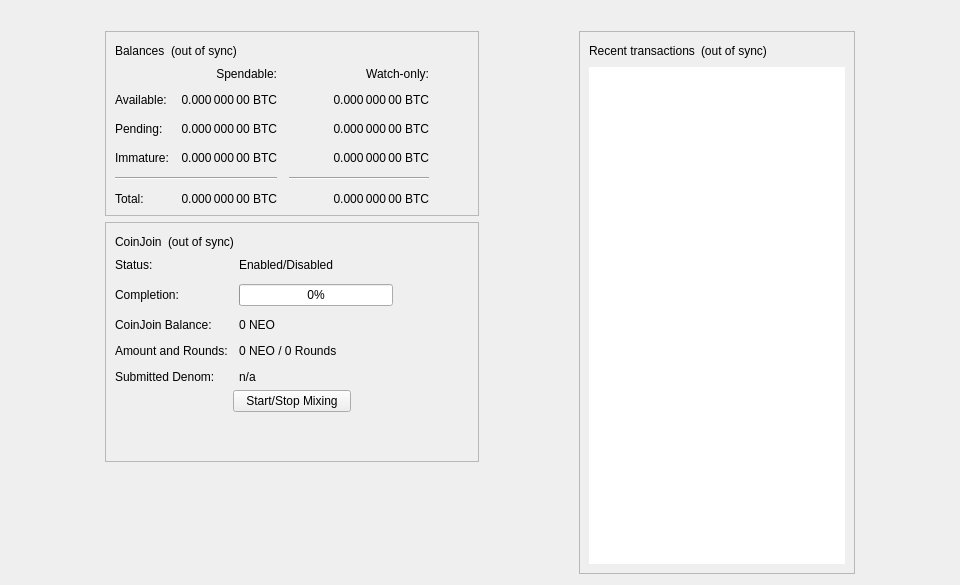
<?xml version="1.0" encoding="UTF-8"?>
<ui version="4.0">
 <class>OverviewPage</class>
 <widget class="QWidget" name="OverviewPage">
  <property name="geometry">
   <rect>
    <x>0</x>
    <y>0</y>
    <width>960</width>
    <height>585</height>
   </rect>
  </property>
  <property name="minimumSize">
   <size>
    <width>960</width>
    <height>0</height>
   </size>
  </property>
  <property name="windowTitle">
   <string>Form</string>
  </property>
  <layout class="QVBoxLayout" name="topLayout">
   <item>
    <widget class="QLabel" name="labelAlerts">
     <property name="visible">
      <bool>false</bool>
     </property>
     <property name="wordWrap">
      <bool>true</bool>
     </property>
     <property name="margin">
      <number>3</number>
     </property>
     <property name="textInteractionFlags">
      <set>Qt::TextSelectableByMouse</set>
     </property>
    </widget>
   </item>
   <item>
    <layout class="QHBoxLayout" name="horizontalLayout" stretch="1,0,1,0,1">
     <item>
      <spacer name="horizontalSpacerLeft">
       <property name="orientation">
        <enum>Qt::Horizontal</enum>
       </property>
       <property name="sizeType">
        <enum>QSizePolicy::Preferred</enum>
       </property>
       <property name="sizeHint" stdset="0">
        <size>
         <width>10</width>
         <height>20</height>
        </size>
       </property>
      </spacer>
     </item>
     <item>
      <layout class="QVBoxLayout" name="verticalLayout_2">
       <item>
        <widget class="QFrame" name="frame">
         <property name="frameShape">
          <enum>QFrame::StyledPanel</enum>
         </property>
         <property name="frameShadow">
          <enum>QFrame::Raised</enum>
         </property>
         <layout class="QVBoxLayout" name="verticalLayout_4">
          <item>
           <layout class="QHBoxLayout" name="horizontalLayout_4">
            <item>
             <widget class="QLabel" name="label_5">
              <property name="text">
               <string>Balances</string>
              </property>
             </widget>
            </item>
            <item>
             <widget class="QLabel" name="labelWalletStatus">
              <property name="toolTip">
               <string>The displayed information may be out of date. Your wallet automatically synchronizes with the NeonX network after a connection is established, but this process has not completed yet.</string>
              </property>
              <property name="text">
               <string notr="true">(out of sync)</string>
              </property>
              <property name="alignment">
               <set>Qt::AlignLeading|Qt::AlignLeft|Qt::AlignVCenter</set>
              </property>
             </widget>
            </item>
            <item>
             <spacer name="horizontalSpacer_3">
              <property name="orientation">
               <enum>Qt::Horizontal</enum>
              </property>
              <property name="sizeHint" stdset="0">
               <size>
                <width>40</width>
                <height>20</height>
               </size>
              </property>
             </spacer>
            </item>
           </layout>
          </item>
          <item>
           <layout class="QGridLayout" name="gridLayout">
            <property name="spacing">
             <number>12</number>
            </property>
            <item row="2" column="2">
             <widget class="QLabel" name="labelWatchPending">
              <property name="cursor">
               <cursorShape>IBeamCursor</cursorShape>
              </property>
              <property name="toolTip">
               <string>Unconfirmed transactions to watch-only addresses</string>
              </property>
              <property name="text">
               <string notr="true">0.000 000 00 BTC</string>
              </property>
              <property name="alignment">
               <set>Qt::AlignRight|Qt::AlignTrailing|Qt::AlignVCenter</set>
              </property>
              <property name="textInteractionFlags">
               <set>Qt::LinksAccessibleByMouse|Qt::TextSelectableByKeyboard|Qt::TextSelectableByMouse</set>
              </property>
             </widget>
            </item>
            <item row="2" column="1">
             <widget class="QLabel" name="labelUnconfirmed">
              <property name="cursor">
               <cursorShape>IBeamCursor</cursorShape>
              </property>
              <property name="toolTip">
               <string>Total of transactions that have yet to be confirmed, and do not yet count toward the spendable balance</string>
              </property>
              <property name="text">
               <string notr="true">0.000 000 00 BTC</string>
              </property>
              <property name="alignment">
               <set>Qt::AlignRight|Qt::AlignTrailing|Qt::AlignVCenter</set>
              </property>
              <property name="textInteractionFlags">
               <set>Qt::LinksAccessibleByMouse|Qt::TextSelectableByKeyboard|Qt::TextSelectableByMouse</set>
              </property>
             </widget>
            </item>
            <item row="3" column="2">
             <widget class="QLabel" name="labelWatchImmature">
              <property name="cursor">
               <cursorShape>IBeamCursor</cursorShape>
              </property>
              <property name="toolTip">
               <string>Mined balance in watch-only addresses that has not yet matured</string>
              </property>
              <property name="text">
               <string notr="true">0.000 000 00 BTC</string>
              </property>
              <property name="alignment">
               <set>Qt::AlignRight|Qt::AlignTrailing|Qt::AlignVCenter</set>
              </property>
              <property name="textInteractionFlags">
               <set>Qt::LinksAccessibleByMouse|Qt::TextSelectableByKeyboard|Qt::TextSelectableByMouse</set>
              </property>
             </widget>
            </item>
            <item row="4" column="0" colspan="2">
             <widget class="Line" name="lineSpendableBalance">
              <property name="orientation">
               <enum>Qt::Horizontal</enum>
              </property>
             </widget>
            </item>
            <item row="4" column="2">
             <widget class="Line" name="lineWatchBalance">
              <property name="sizePolicy">
               <sizepolicy hsizetype="Preferred" vsizetype="Fixed">
                <horstretch>0</horstretch>
                <verstretch>0</verstretch>
               </sizepolicy>
              </property>
              <property name="minimumSize">
               <size>
                <width>140</width>
                <height>0</height>
               </size>
              </property>
              <property name="orientation">
               <enum>Qt::Horizontal</enum>
              </property>
             </widget>
            </item>
            <item row="5" column="0">
             <widget class="QLabel" name="labelTotalText">
              <property name="text">
               <string>Total:</string>
              </property>
             </widget>
            </item>
            <item row="3" column="1">
             <widget class="QLabel" name="labelImmature">
              <property name="cursor">
               <cursorShape>IBeamCursor</cursorShape>
              </property>
              <property name="toolTip">
               <string>Mined balance that has not yet matured</string>
              </property>
              <property name="text">
               <string notr="true">0.000 000 00 BTC</string>
              </property>
              <property name="alignment">
               <set>Qt::AlignRight|Qt::AlignTrailing|Qt::AlignVCenter</set>
              </property>
              <property name="textInteractionFlags">
               <set>Qt::LinksAccessibleByMouse|Qt::TextSelectableByKeyboard|Qt::TextSelectableByMouse</set>
              </property>
             </widget>
            </item>
            <item row="2" column="3">
             <spacer name="horizontalSpacer_2">
              <property name="orientation">
               <enum>Qt::Horizontal</enum>
              </property>
              <property name="sizeHint" stdset="0">
               <size>
                <width>40</width>
                <height>20</height>
               </size>
              </property>
             </spacer>
            </item>
            <item row="3" column="0">
             <widget class="QLabel" name="labelImmatureText">
              <property name="text">
               <string>Immature:</string>
              </property>
             </widget>
            </item>
            <item row="5" column="1">
             <widget class="QLabel" name="labelTotal">
              <property name="cursor">
               <cursorShape>IBeamCursor</cursorShape>
              </property>
              <property name="toolTip">
               <string>Your current total balance</string>
              </property>
              <property name="text">
               <string notr="true">0.000 000 00 BTC</string>
              </property>
              <property name="alignment">
               <set>Qt::AlignRight|Qt::AlignTrailing|Qt::AlignVCenter</set>
              </property>
              <property name="textInteractionFlags">
               <set>Qt::LinksAccessibleByMouse|Qt::TextSelectableByKeyboard|Qt::TextSelectableByMouse</set>
              </property>
             </widget>
            </item>
            <item row="5" column="2">
             <widget class="QLabel" name="labelWatchTotal">
              <property name="cursor">
               <cursorShape>IBeamCursor</cursorShape>
              </property>
              <property name="toolTip">
               <string>Current total balance in watch-only addresses</string>
              </property>
              <property name="text">
               <string notr="true">0.000 000 00 BTC</string>
              </property>
              <property name="alignment">
               <set>Qt::AlignRight|Qt::AlignTrailing|Qt::AlignVCenter</set>
              </property>
              <property name="textInteractionFlags">
               <set>Qt::LinksAccessibleByMouse|Qt::TextSelectableByKeyboard|Qt::TextSelectableByMouse</set>
              </property>
             </widget>
            </item>
            <item row="0" column="2">
             <widget class="QLabel" name="labelWatchonly">
              <property name="text">
               <string>Watch-only:</string>
              </property>
              <property name="alignment">
               <set>Qt::AlignRight|Qt::AlignTrailing|Qt::AlignVCenter</set>
              </property>
             </widget>
            </item>
            <item row="1" column="0">
             <widget class="QLabel" name="labelBalanceText">
              <property name="text">
               <string>Available:</string>
              </property>
             </widget>
            </item>
            <item row="1" column="1">
             <widget class="QLabel" name="labelBalance">
              <property name="cursor">
               <cursorShape>IBeamCursor</cursorShape>
              </property>
              <property name="toolTip">
               <string>Your current spendable balance</string>
              </property>
              <property name="text">
               <string notr="true">0.000 000 00 BTC</string>
              </property>
              <property name="alignment">
               <set>Qt::AlignRight|Qt::AlignTrailing|Qt::AlignVCenter</set>
              </property>
              <property name="textInteractionFlags">
               <set>Qt::LinksAccessibleByMouse|Qt::TextSelectableByKeyboard|Qt::TextSelectableByMouse</set>
              </property>
             </widget>
            </item>
            <item row="1" column="2">
             <widget class="QLabel" name="labelWatchAvailable">
              <property name="cursor">
               <cursorShape>IBeamCursor</cursorShape>
              </property>
              <property name="toolTip">
               <string>Your current balance in watch-only addresses</string>
              </property>
              <property name="text">
               <string notr="true">0.000 000 00 BTC</string>
              </property>
              <property name="alignment">
               <set>Qt::AlignRight|Qt::AlignTrailing|Qt::AlignVCenter</set>
              </property>
              <property name="textInteractionFlags">
               <set>Qt::LinksAccessibleByMouse|Qt::TextSelectableByKeyboard|Qt::TextSelectableByMouse</set>
              </property>
             </widget>
            </item>
            <item row="2" column="0">
             <widget class="QLabel" name="labelPendingText">
              <property name="text">
               <string>Pending:</string>
              </property>
             </widget>
            </item>
            <item row="0" column="1">
             <widget class="QLabel" name="labelSpendable">
              <property name="text">
               <string>Spendable:</string>
              </property>
              <property name="alignment">
               <set>Qt::AlignRight|Qt::AlignTrailing|Qt::AlignVCenter</set>
              </property>
             </widget>
            </item>
           </layout>
          </item>
         </layout>
        </widget>
       </item>
       <item>
        <widget class="QFrame" name="frameCoinJoin">
         <property name="layoutDirection">
          <enum>Qt::LeftToRight</enum>
         </property>
         <property name="frameShape">
          <enum>QFrame::StyledPanel</enum>
         </property>
         <property name="frameShadow">
          <enum>QFrame::Raised</enum>
         </property>
         <layout class="QVBoxLayout" name="VerticalLayout_PS1">
          <item>
           <layout class="QHBoxLayout" name="horizontalLayout_5">
            <item>
             <widget class="QLabel" name="labelCoinJoinHeader">
              <property name="text">
               <string notr="true">CoinJoin</string>
              </property>
             </widget>
            </item>
            <item>
             <widget class="QLabel" name="labelCoinJoinSyncStatus">
              <property name="toolTip">
               <string>The displayed information may be out of date. Your wallet automatically synchronizes with the NeonX network after a connection is established, but this process has not completed yet.</string>
              </property>
              <property name="text">
               <string notr="true">(out of sync)</string>
              </property>
              <property name="alignment">
               <set>Qt::AlignLeading|Qt::AlignLeft|Qt::AlignVCenter</set>
              </property>
             </widget>
            </item>
            <item>
             <spacer name="horizontalSpacer_4">
              <property name="orientation">
               <enum>Qt::Horizontal</enum>
              </property>
              <property name="sizeHint" stdset="0">
               <size>
                <width>40</width>
                <height>20</height>
               </size>
              </property>
             </spacer>
            </item>
           </layout>
          </item>
          <item>
           <layout class="QFormLayout" name="coinJoinFormLayout">
            <property name="fieldGrowthPolicy">
             <enum>QFormLayout::AllNonFixedFieldsGrow</enum>
            </property>
            <property name="horizontalSpacing">
             <number>11</number>
            </property>
            <property name="verticalSpacing">
             <number>12</number>
            </property>
            <item row="0" column="0">
             <widget class="QLabel" name="labelCoinJoinEnabledText">
              <property name="text">
               <string>Status:</string>
              </property>
             </widget>
            </item>
            <item row="0" column="1">
             <widget class="QLabel" name="labelCoinJoinEnabled">
              <property name="text">
               <string>Enabled/Disabled</string>
              </property>
             </widget>
            </item>
            <item row="1" column="0">
             <widget class="QLabel" name="labelCompletitionText">
              <property name="text">
               <string>Completion:</string>
              </property>
             </widget>
            </item>
            <item row="1" column="1">
             <widget class="QProgressBar" name="coinJoinProgress">
              <property name="maximumSize">
               <size>
                <width>154</width>
                <height>16777215</height>
               </size>
              </property>
              <property name="value">
               <number>0</number>
              </property>
             </widget>
            </item>
            <item row="2" column="0">
             <widget class="QLabel" name="labelAnonymizedText">
              <property name="text">
               <string notr="true">CoinJoin Balance:</string>
              </property>
             </widget>
            </item>
            <item row="2" column="1">
             <widget class="QLabel" name="labelAnonymized">
              <property name="text">
               <string notr="true">0 NEO</string>
              </property>
             </widget>
            </item>
            <item row="3" column="0">
             <widget class="QLabel" name="labelAmountAndRoundsText">
              <property name="text">
               <string>Amount and Rounds:</string>
              </property>
             </widget>
            </item>
            <item row="3" column="1">
             <widget class="QLabel" name="labelAmountRounds">
              <property name="text">
               <string>0 NEO / 0 Rounds</string>
              </property>
             </widget>
            </item>
            <item row="4" column="0">
             <widget class="QLabel" name="labelSubmittedDenomText">
              <property name="text">
               <string>Submitted Denom:</string>
              </property>
             </widget>
            </item>
            <item row="4" column="1">
             <widget class="QLabel" name="labelSubmittedDenom">
              <property name="toolTip">
               <string>The denominations you submitted to the Masternode.&lt;br&gt;To mix, other users must submit the exact same denominations.</string>
              </property>
              <property name="text">
               <string>n/a</string>
              </property>
              <property name="wordWrap">
               <bool>true</bool>
              </property>
             </widget>
            </item>
           </layout>
          </item>
          <item>
           <layout class="QVBoxLayout" name="VerticalLayout_PS">
            <item>
             <layout class="QHBoxLayout" name="horizontalLayout_3">
              <property name="topMargin">
               <number>0</number>
              </property>
              <item>
               <spacer name="horizontalSpacer_5">
                <property name="orientation">
                 <enum>Qt::Horizontal</enum>
                </property>
                <property name="sizeHint" stdset="0">
                 <size>
                  <width>40</width>
                  <height>20</height>
                 </size>
                </property>
               </spacer>
              </item>
              <item>
               <widget class="QPushButton" name="toggleCoinJoin">
                <property name="sizePolicy">
                 <sizepolicy hsizetype="MinimumExpanding" vsizetype="Fixed">
                  <horstretch>0</horstretch>
                  <verstretch>0</verstretch>
                 </sizepolicy>
                </property>
                <property name="text">
                 <string>Start/Stop Mixing</string>
                </property>
               </widget>
              </item>
              <item>
               <spacer name="horizontalSpacer_6">
                <property name="orientation">
                 <enum>Qt::Horizontal</enum>
                </property>
                <property name="sizeHint" stdset="0">
                 <size>
                  <width>40</width>
                  <height>20</height>
                 </size>
                </property>
               </spacer>
              </item>
             </layout>
            </item>
            <item>
             <spacer name="verticalSpacer_3">
              <property name="orientation">
               <enum>Qt::Vertical</enum>
              </property>
              <property name="sizeHint" stdset="0">
               <size>
                <width>20</width>
                <height>40</height>
               </size>
              </property>
             </spacer>
            </item>
           </layout>
          </item>
         </layout>
        </widget>
       </item>
       <item>
        <spacer name="verticalSpacer">
         <property name="orientation">
          <enum>Qt::Vertical</enum>
         </property>
         <property name="sizeHint" stdset="0">
          <size>
           <width>20</width>
           <height>40</height>
          </size>
         </property>
        </spacer>
       </item>
      </layout>
     </item>
     <item>
      <spacer name="horizontalSpacerCenter">
       <property name="orientation">
        <enum>Qt::Horizontal</enum>
       </property>
       <property name="sizeHint" stdset="0">
        <size>
         <width>10</width>
         <height>20</height>
        </size>
       </property>
      </spacer>
     </item>
     <item>
      <layout class="QVBoxLayout" name="verticalLayout_3">
       <item>
        <widget class="QFrame" name="frame_2">
         <property name="frameShape">
          <enum>QFrame::StyledPanel</enum>
         </property>
         <property name="frameShadow">
          <enum>QFrame::Raised</enum>
         </property>
         <layout class="QVBoxLayout" name="verticalLayout">
          <item>
           <layout class="QHBoxLayout" name="horizontalLayout_2">
            <item>
             <widget class="QLabel" name="label_4">
              <property name="text">
               <string>Recent transactions</string>
              </property>
             </widget>
            </item>
            <item>
             <widget class="QLabel" name="labelTransactionsStatus">
              <property name="toolTip">
               <string>The displayed information may be out of date. Your wallet automatically synchronizes with the NeonX network after a connection is established, but this process has not completed yet.</string>
              </property>
              <property name="text">
               <string notr="true">(out of sync)</string>
              </property>
              <property name="alignment">
               <set>Qt::AlignLeading|Qt::AlignLeft|Qt::AlignVCenter</set>
              </property>
             </widget>
            </item>
            <item>
             <spacer name="horizontalSpacer">
              <property name="orientation">
               <enum>Qt::Horizontal</enum>
              </property>
              <property name="sizeHint" stdset="0">
               <size>
                <width>40</width>
                <height>20</height>
               </size>
              </property>
             </spacer>
            </item>
           </layout>
          </item>
          <item>
           <widget class="QListView" name="listTransactions">
            <property name="frameShape">
             <enum>QFrame::NoFrame</enum>
            </property>
            <property name="verticalScrollBarPolicy">
             <enum>Qt::ScrollBarAlwaysOff</enum>
            </property>
            <property name="horizontalScrollBarPolicy">
             <enum>Qt::ScrollBarAlwaysOff</enum>
            </property>
            <property name="selectionMode">
             <enum>QAbstractItemView::NoSelection</enum>
            </property>
           </widget>
          </item>
         </layout>
        </widget>
       </item>
      </layout>
     </item>
     <item>
      <spacer name="horizontalSpacerRight">
       <property name="orientation">
        <enum>Qt::Horizontal</enum>
       </property>
       <property name="sizeType">
        <enum>QSizePolicy::Preferred</enum>
       </property>
       <property name="sizeHint" stdset="0">
        <size>
         <width>10</width>
         <height>20</height>
        </size>
       </property>
      </spacer>
     </item>
    </layout>
   </item>
  </layout>
 </widget>
 <resources/>
 <connections/>
</ui>
